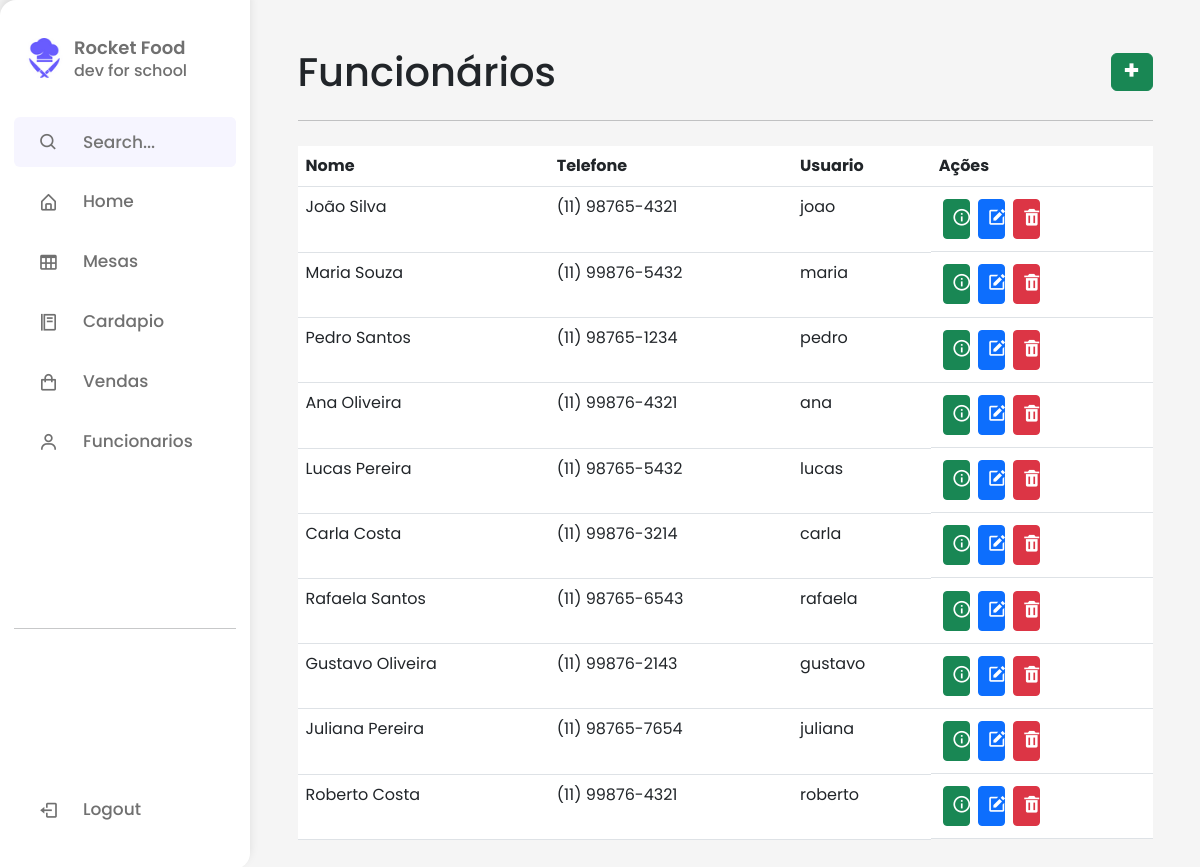
/View/Funcionarios/funcionarios.php, run on the app's committed database.
### tables this page shows
create table Funcionario(
 id integer not null primary key auto_increment,
 nome varchar(50) not null,
 telefone varchar(15) not null,
 nivel_acesso varchar(20) not null,
 usuario varchar(50) not null,
 senha varchar(256) not null
 );

### Connection/Connection.php (called while the page is built)
<?php
class Connection
{
    private static $dsn = 'mysql:host=localhost;dbname=rocketfood;port=3306';
    private static $connection = null;
    private static $username = 'root';
    private static $password = '12345';
    public static function getConnection() : PDO
    {
        if(Connection::$connection == null){
            try {
                Connection::$connection = new PDO(Connection::$dsn, Connection::$username, Connection::$password);
            } catch (PDOException $e) {
                echo $e->getMessage();
            }
        }
        return Connection::$connection;
    }
    public static function getPreparedStatement($sql) : PDOStatement
    {
        $pst = null;
        if(Connection::getConnection() != null){
            try {
                $pst = Connection::$connection->prepare($sql);
            } catch (PDOException $e) {
                echo $e->getMessage();
            }
        }
        return $pst;
    }
}
?>

### models/DAO/DAOFuncionario.php (called while the page is built, shortened)
<?php
class DaoFuncionario
{
    public function listAll()
    {
        $pst = Connection::getPreparedStatement('select * from funcionario;');
        $pst->execute();
        $lista = $pst->fetchAll(PDO::FETCH_ASSOC);
        return $lista;
    }
}
?>

### View/Funcionarios/funcionarios.php (the view, shortened to what this page needs)
<?php require_once "..\sidebar.php"; ?>
<link rel="stylesheet" href="..\..\styles\funcionarios.css">
<div class="home">
    <div class="principal">
        <div class="Add-Table">
            <h1>Funcionários</h1>
            <button type="button" class="btn btn-success btn-add" data-bs-toggle="modal"
                data-bs-target="#create-funcionario"><i class='bx bx-plus-medical'></i></button>
        </div>
        <hr>
        <ul class="list-table">
            <?php
            require_once BASE . '/Connection/Connection.php';
            require_once BASE . '/models/DAO/DaoFuncionario.php';
            $daoFuncionario = new DaoFuncionario();
            $lista = $daoFuncionario->listAll();
            ?>
            <table class="table">
                <tr>
                    <th>
                        Nome
                    </th>
                    <th>
                        Telefone
                    </th>
                    <th>
                        Usuario
                    </th>
                    <th>
                        Ações
                    </th>
                </tr>
                <?php
                foreach ($lista as $registro) {
                    ?>
                    <tr>
                        <td>
                            <?= $registro['nome'] ?>
                        </td>
                        <td>
                            <?= $registro['telefone'] ?>
                        </td>
                        <td>
                            <?= $registro['usuario'] ?>
                        </td>
                        <td class = "btn-acoes">
                            <button class="btn btn-success icon btn-sm" data-bs-toggle="modal"
                                data-bs-target="#info-Funcionario<?= $registro['id'] ?>"><i
                                    class='bx bx-info-circle'></i></button>
                            <button class="btn btn-primary icon btn-sm" data-bs-toggle="modal"
                                data-bs-target="#editar-Funcionario<?= $registro['id'] ?>"><i
                                    class='bx bxs-edit'></i></button>
                            <button class="btn btn-danger icon btn-sm" data-bs-toggle="modal"
                                data-bs-target="#delete-Funcionario<?= $registro['id'] ?>"><i
                                    class='bx bxs-trash'></i></i></button>
                        </td>
                    </tr>
                    <div class="modal fade" id="info-Funcionario<?= $registro['id'] ?>" tabindex="-1"
                        aria-labelledby="exampleModalLabel" aria-hidden="true">
                        <?php
                }
                ?>
            </table>
        </ul>
    </div>
</div>

### styles/sidebar.css (style rules this page uses)
* { margin: 0; padding: 0; box-sizing: border-box; font-family: 'Poppins', sans-serif; }
:root { --body-color: whitesmoke; --sidebar-color: #FFF; --primary-color: #695CFE; --primary-color-light: #F6F5FF; --toggle-color: #DDD; --text-color: #707070; --tran-03: all 0.2s ease; --tran-03: all 0.3s ease; --tran-04: all 0.3s ease; --tran-05: all 0.3s ease; }
body { min-height: 100vh; background-color: var(--body-color); transition: var(--tran-05); }
.home { position: absolute; top: 0; top: 0; left: 250px; height: 100vh; width: calc(100% - 250px); background-color: var(--body-color); transition: var(--tran-05); }
.principal { margin-left: 5%; margin-top: 5%; margin-right: 5%; }

### styles/funcionarios.css (style rules this page uses)
.Add-Table { display: flex; justify-content: space-between; }
.btn-add { margin-top: 0.7%; height: 10%; }
body { background-color: whitesmoke; height: 100%; }
ul { padding-left: 0; }
.table { margin-top: 3%; width: 100%; }
.icon { width: 13%; font-size: 20px; margin: 2%; }
.btn-acoes { display: flex; flex-direction: row; }

### data on the page
funcionario: nome "João Silva", telefone "(11) 98765-4321", usuario "joao"
funcionario: nome "Maria Souza", telefone "(11) 99876-5432", usuario "maria"
funcionario: nome "Pedro Santos", telefone "(11) 98765-1234", usuario "pedro"
funcionario: nome "Ana Oliveira", telefone "(11) 99876-4321", usuario "ana"
funcionario: nome "Lucas Pereira", telefone "(11) 98765-5432", usuario "lucas"
funcionario: nome "Carla Costa", telefone "(11) 99876-3214", usuario "carla"
funcionario: nome "Rafaela Santos", telefone "(11) 98765-6543", usuario "rafaela"
funcionario: nome "Gustavo Oliveira", telefone "(11) 99876-2143", usuario "gustavo"
funcionario: nome "Juliana Pereira", telefone "(11) 98765-7654", usuario "juliana"
funcionario: nome "Roberto Costa", telefone "(11) 99876-4321", usuario "roberto"
